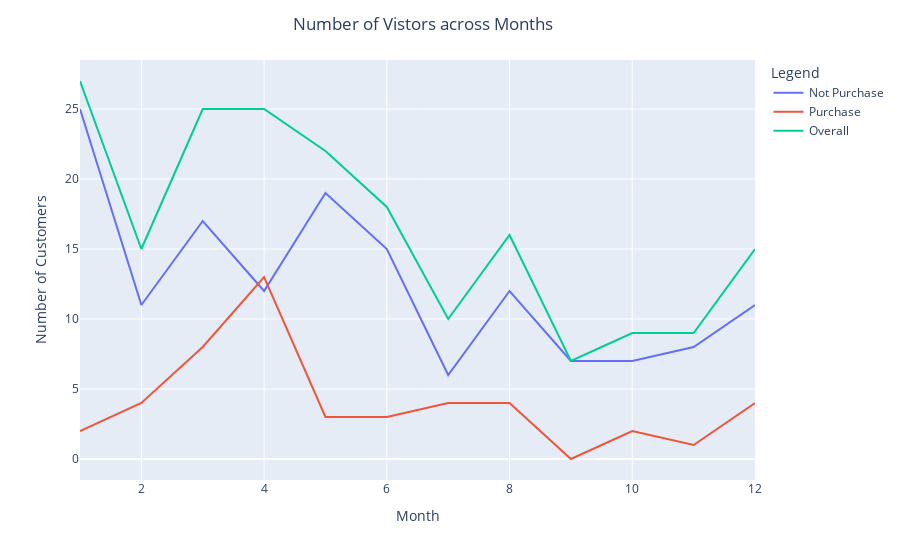

The notebook cell this image was saved under:
### Code cell
# line plot for the number of customer across months
fig = px.line(visit_date, x="Month", y="Number of Customers", color='Legend')
fig.update_layout(title='Number of Vistors across Months', title_x=0.47)
fig.show()

### Figure 1 — Plotly figure (JSON) as saved in the notebook; plotly's stock layout.template omitted (floating-point values rounded to 4 significant figures)
{"data": [{"hovertemplate": "Legend=Not Purchase<br>Month=%{x}<br>Number of Customers=%{y}<extra></extra>", "legendgroup": "Not Purchase", "line": {"color": "#636efa", "dash": "solid"}, "mode": "lines", "name": "Not Purchase", "orientation": "v", "showlegend": true, "type": "scatter", "x": [1, 2, 3, 4, 5, 6, 7, 8, 9, 10, 11, 12], "xaxis": "x", "y": [25, 11, 17, 12, 19, 15, 6, 12, 7, 7, 8, 11], "yaxis": "y"}, {"hovertemplate": "Legend=Purchase<br>Month=%{x}<br>Number of Customers=%{y}<extra></extra>", "legendgroup": "Purchase", "line": {"color": "#EF553B", "dash": "solid"}, "mode": "lines", "name": "Purchase", "orientation": "v", "showlegend": true, "type": "scatter", "x": [1, 2, 3, 4, 5, 6, 7, 8, 9, 10, 11, 12], "xaxis": "x", "y": [2, 4, 8, 13, 3, 3, 4, 4, 0, 2, 1, 4], "yaxis": "y"}, {"hovertemplate": "Legend=Overall<br>Month=%{x}<br>Number of Customers=%{y}<extra></extra>", "legendgroup": "Overall", "line": {"color": "#00cc96", "dash": "solid"}, "mode": "lines", "name": "Overall", "orientation": "v", "showlegend": true, "type": "scatter", "x": [1, 2, 3, 4, 5, 6, 7, 8, 9, 10, 11, 12], "xaxis": "x", "y": [27, 15, 25, 25, 22, 18, 10, 16, 7, 9, 9, 15], "yaxis": "y"}], "layout": {"legend": {"title": {"text": "Legend"}, "tracegroupgap": 0}, "margin": {"t": 60}, "title": {"text": "Number of Vistors across Months", "x": 0.47}, "xaxis": {"anchor": "y", "domain": [0, 1], "title": {"text": "Month"}}, "yaxis": {"anchor": "x", "domain": [0, 1], "title": {"text": "Number of Customers"}}}}
